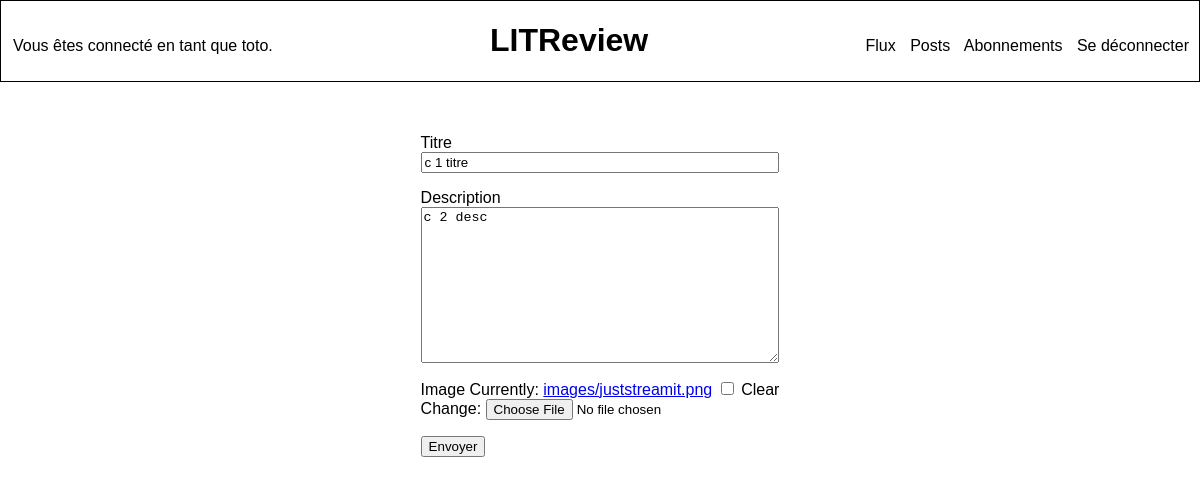
Page /ticket/80/edit (signed in) on the earlier database version.
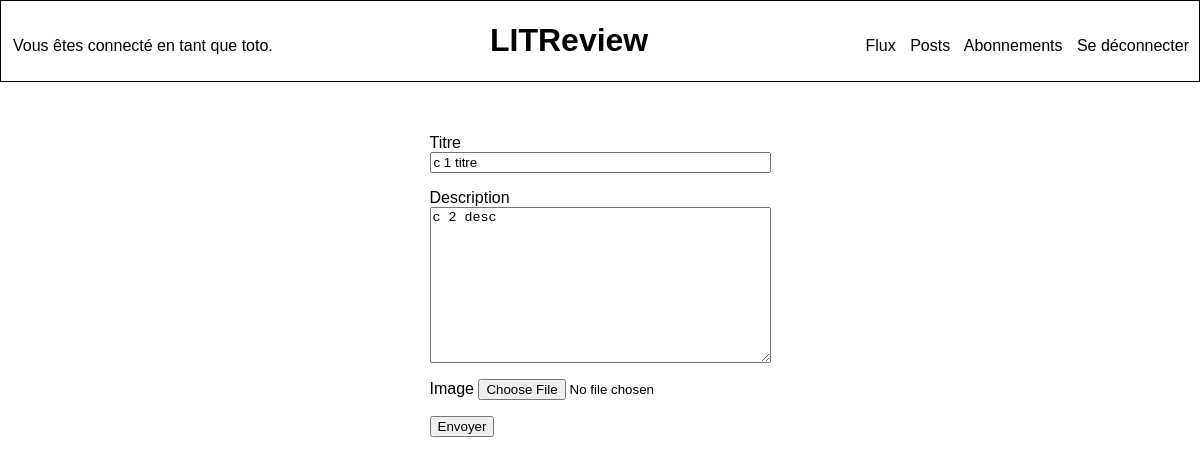
Same page on the later database version.
### accounts/views.py (the view)
# urls.py: path('ticket/<int:ticket_id>/edit', views.ticket_edit, name='ticket_edit'),
@login_required
def ticket_edit(request, ticket_id):
    ticket = Ticket.objects.get(id=ticket_id)
    data = {'title': ticket.title, 'description': ticket.description, 'image': ticket.image}
    form = forms.TicketForm(initial=data)
    if request.method == 'POST':
        form = forms.TicketForm(request.POST, request.FILES)
        if form.is_valid():
            form.edit(ticket)
            return redirect('posts')
    return render(request, 'accounts/ticket.html', context={'form': form})

### accounts/forms.py (shortened to what this page needs)
class TicketForm(forms.Form):
    title = forms.CharField(label='Titre', min_length=1, max_length=128)
    description = forms.CharField(label='Description', widget=forms.Textarea, required=False)
    image = forms.ImageField(label='Image', required=False)

### accounts/templates/accounts/ticket.html (shortened to what this page needs)
{% extends 'accounts/index.html' %}
{% block content %}
    <div id="ticket-page-container">
        <form method="post" enctype="multipart/form-data">
            <p>
                <label for="{{ form.title.id_for_label }}">Titre</label>
                {{ form.title }}
            </p>
            <p>
                <label for="{{ form.description.id_for_label }}">Description</label>
                {{ form.description }}
            <p>
                <label for="{{ form.image.id_for_label }}">Image</label>
                {{ form.image }}
            </p>
            <button type="submit" >Envoyer</button>
        </form>
    </div>
{% endblock content %}

Differences in the rows shown:
changed Ticket "c 1 titre": image "images/juststreamit.png" → empty (drawn)
Other differences:
form field image: "☐" → (not shown)
text no longer shown: "Currently: images/juststreamit.png Clear Change:"
